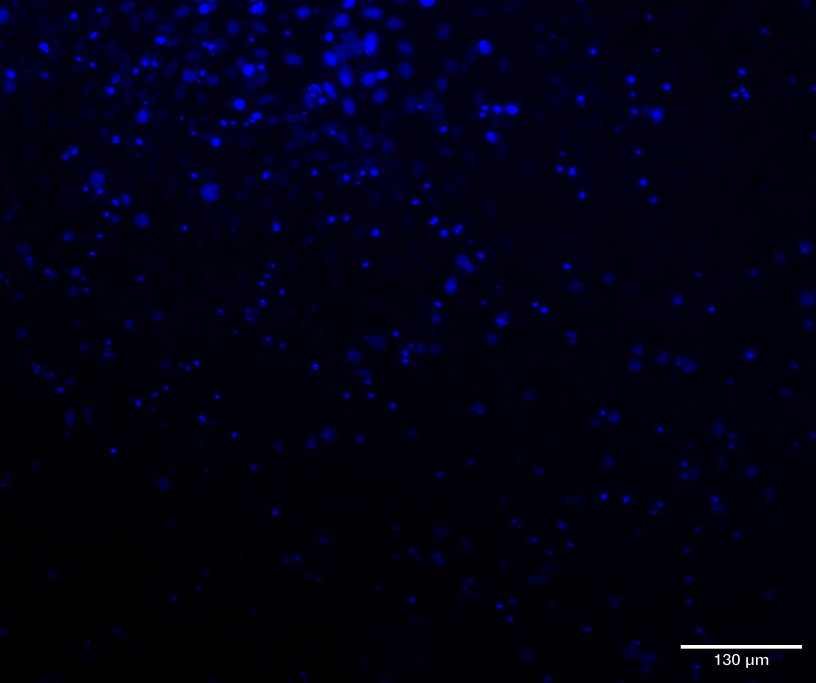
#> input picture HighContentScreeningLab/Images/G10_20x_C1_F1_T2_DAPI.jpg, 2448 x 2048 px (shown at 1/3 size); its folder holds 4 pictures in this run
$ python code1.py
#> lines starting #> are read from the running program, lines starting #| are printed output that depends on the picture; after the words box and inside, x2 and y2 are one past the last pixel; in counts of white or black regions, pixels touching at a corner belong together
import os
import numpy as np
import matplotlib.pyplot as plt
import seaborn as sns
from skimage import io, filters, measure, morphology
from skimage.filters import threshold_otsu
from skimage.filters.rank import entropy
from skimage.morphology import disk
from sklearn.ensemble import RandomForestClassifier
from sklearn.model_selection import train_test_split
from sklearn.metrics import confusion_matrix, classification_report, accuracy_score
import pandas as pd
from scipy.spatial.distance import pdist

np.random.seed(67)

def parse_filename(fname):
    """Extract metadata from filename: G{group}_{mag}_{well}_{field}_T{treatment number}_{channel}.jpg"""
    components = fname.replace('.jpg', '').split('_')
    treatment_id = components[4]
    print("Treatment_id: "+treatment_id)
    day_id = 1 if int(components[0][1])<=6 else 2
    return {
        'filename': fname,
        'group': components[0] if len(components) > 0 else 'Unknown',
        'treatment': treatment_id[1:] if treatment_id.startswith('T') else 'Unknown',
        'day': day_id
    }

def load_images(img_dir):
    """Load all images for specified channel"""
#> called with img_dir = './Images'
#> pass 3 of the loop in load_images, `for fname in os.listdir(img_dir):`:
#> the loop made 4 passes; the first 3 are shown
    feat_list = []
    meta_list = []
    # get unique names for _DAPI and _TRANS channels
    unique_base_names = set()
    count = 0
    for fname in os.listdir(img_dir):
        # remove the channel part to get unique base names
        base_name = "_".join(fname.split('_')[:-1])
        unique_base_names.add(base_name)
    print("Number of samples: " + str(len(unique_base_names)))
    for name in unique_base_names:
        print(str(count)+" processing DAPI and TRANS images for "+name)
        count += 1
        meta = parse_filename(name)
        # for DAPI
        fpath = os.path.join(img_dir, name + '_DAPI.jpg')
        try:
            dapi_img = io.imread(fpath)
#> dapi_img is the input picture: shape (2048, 2448, 3); mean R, G, B 0.7, 0.3, 18.4
            features_dapi = extract_features_DAPI(dapi_img)
        except Exception as e:
            print("Error loading DAPI image for {}: {}".format(name, e))
            continue
        # for TRANS

        fpath = os.path.join(img_dir, name + '_TRANS.jpg')
        try:
            trans_img = io.imread(fpath)
            features_trans = extract_features_TRANS(trans_img)
        except Exception as e:
            print("Error loading TRANS image for {}: {}".format(name, e))
            continue
        print("extracting features")
        print("finished extracting features appending meta")
        meta_list.append(meta)
        feat_list.append({**features_dapi, **features_trans})
        print("finished appending meta")
    return feat_list, meta_list

def extract_features_DAPI(img):
    """Extract 5 types of features: texture, morphology, intensity, spatial, edge"""
    if len(img.shape) == 3:
        img = np.mean(img, axis=2)
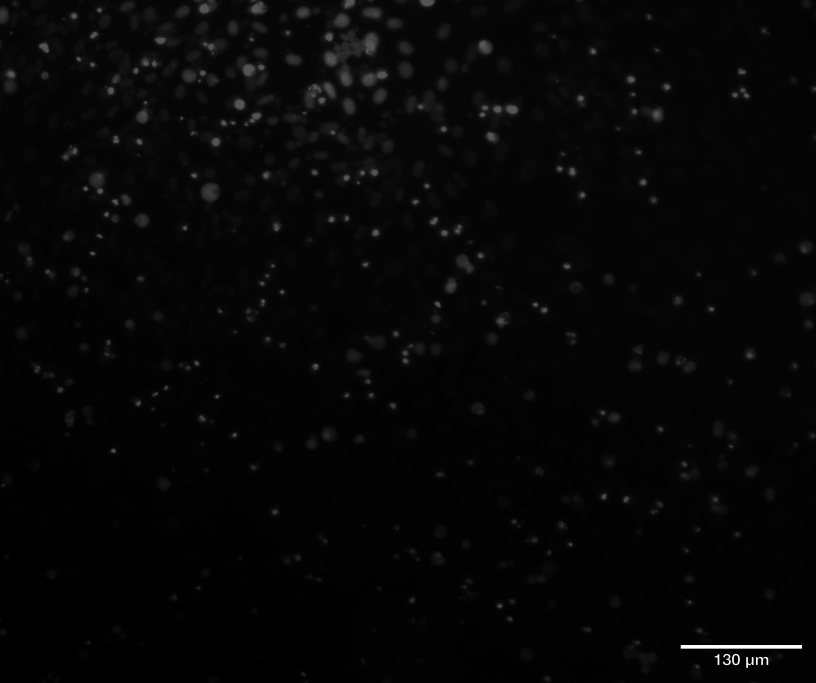
#> img: shape (2048, 2448) float64 (shown at 1/3 size); min 0, max 255, mean 6.5

    img = (img - np.min(img)) / (np.max(img) - np.min(img) + 1e-10)
    feat_dict = {}
    # TYPE 2: Morphology - shape and size of nuclei
    try:
        print("Beginning image proc")
        thresh_val = threshold_otsu(img)
#> thresh_val = 0.158
        binary_img = morphology.remove_small_objects(img > thresh_val, min_size=50)
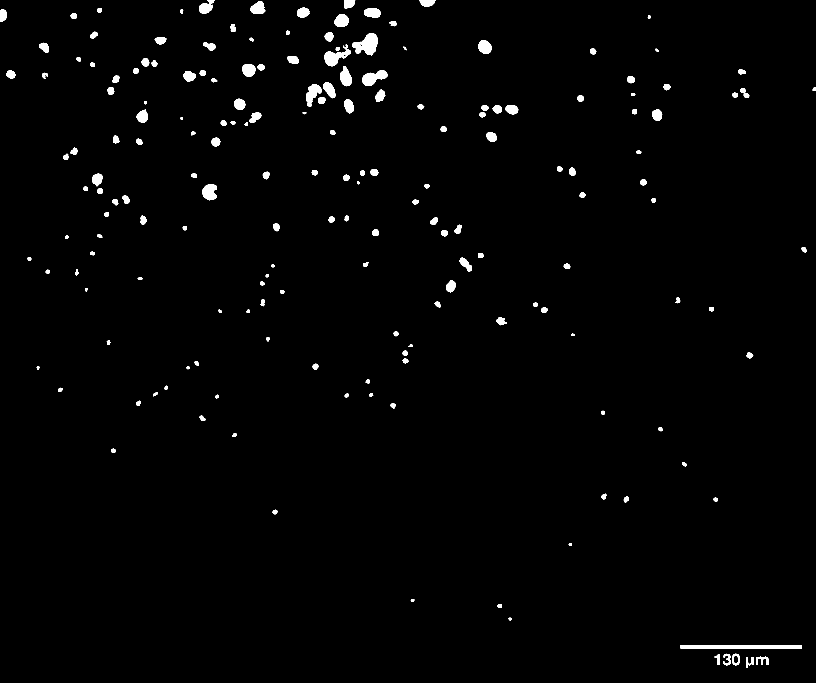
#> binary_img: shape (2048, 2448) bool (shown at 1/3 size); 1.4% white; 182 white regions
        regions = measure.regionprops(measure.label(binary_img))
#> regions = 182 regions; largest, box (x1, y1, x2, y2) and area: (2042, 1935, 2406, 1946) 4004, (1057, 99, 1133, 166) 3002, (973, 133, 1052, 199) 2133, (1086, 212, 1163, 258) 2046, (918, 252, 965, 320) 1655
        print("Finished Image process")
        if len(regions) > 0:
            feat_dict['mean_nucleus_area'] = np.mean([r.area for r in regions])
            feat_dict['std_nucleus_area'] = np.std([r.area for r in regions])
            # feat_dict['mean_solidity'] = np.mean([r.solidity for r in regions])
            feat_dict['mean_eccentricity'] = np.mean([r.eccentricity for r in regions])
            feat_dict['num_objects'] = len(regions)
        else:
            feat_dict['mean_nucleus_area'] = feat_dict['std_nucleus_area'] = 0
            feat_dict['mean_solidity'] = feat_dict['mean_eccentricity'] = 0
            feat_dict['num_objects'] = 0
    except:
        feat_dict['mean_nucleus_area'] = feat_dict['std_nucleus_area'] = 0
        feat_dict['mean_solidity'] = feat_dict['mean_eccentricity'] = 0
        feat_dict['num_objects'] = 0

    # TYPE 4: Spatial distribution - cell arrangement
    try:
        if feat_dict['num_objects'] > 2:
            centers = np.array([r.centroid for r in regions])
#> centers = 182 pairs, first value 7.96 to 1985.9, second value 8.88 to 2443.2
            dists = pdist(centers)
#> dists = 16471 values, max 2988.9 at index 1418, min 21.86 at index 9337, mean 977.2
#> in load_images, `features_dapi = extract_features_DAPI(dapi_img)`: features_dapi = {'mean_nucleus_area': 378.1, 'std_nucleus_area': 494, 'mean_eccentricity': 0.616, 'num_objects': 182, 'mean_nn_distance': 977.2, 'std_nn_distance': 544.5}
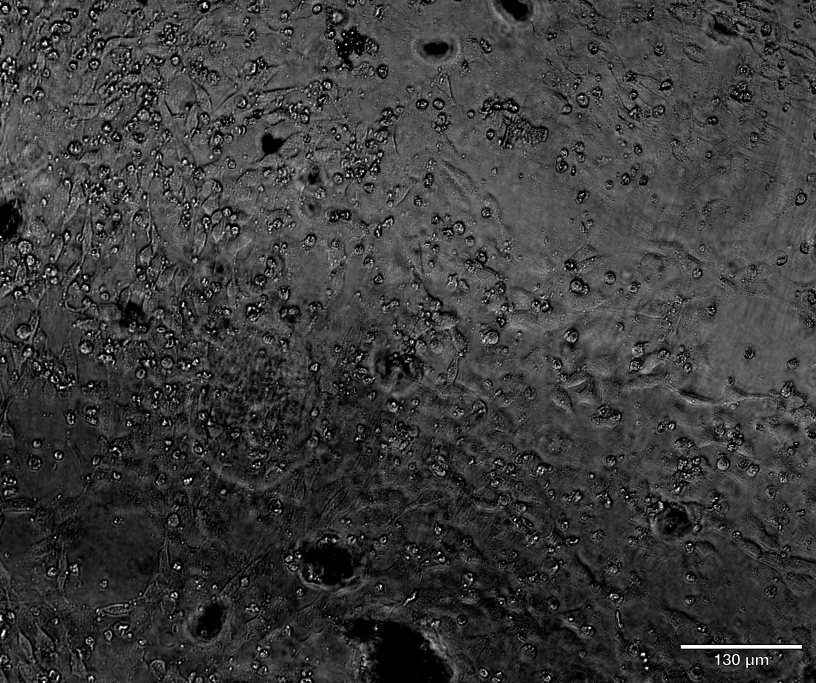
#> input picture HighContentScreeningLab/Images/G10_20x_C1_F1_T2_TRANS.jpg, 2448 x 2048 px (shown at 1/3 size)
#> in load_images, trans_img is the input picture: shape (2048, 2448, 3); min 0, max 255, mean 59.6
            feat_dict['mean_nn_distance'] = np.mean(dists)
            feat_dict['std_nn_distance'] = np.std(dists)
        else:
            feat_dict['mean_nn_distance'] = feat_dict['std_nn_distance'] = 0
    except:
        feat_dict['mean_nn_distance'] = feat_dict['std_nn_distance'] = 0

    return feat_dict

def extract_features_TRANS(img):
    """Extract 5 types of features: texture, morphology, intensity, spatial, edge"""
    if len(img.shape) == 3:
        img = np.mean(img, axis=2)

    img = (img - np.min(img)) / (np.max(img) - np.min(img) + 1e-10)
    feat_dict = {}

    # TYPE 3: Intensity - brightness characteristics
    feat_dict['mean_intensity'] = np.mean(img)

    # TYPE 5: Edges - nuclear boundaries
    edge_map = filters.sobel(img)
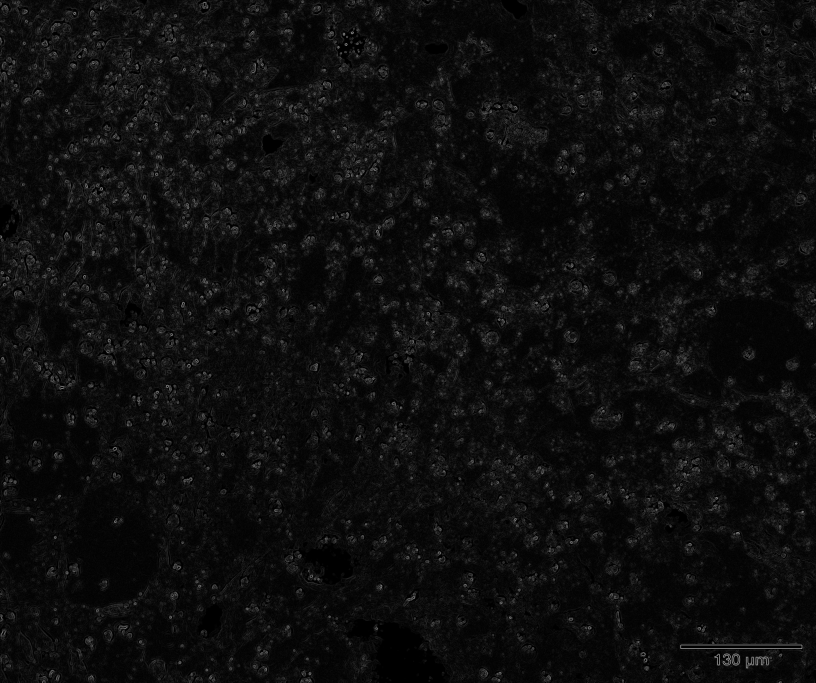
#> edge_map: shape (2048, 2448) float64 (shown at 1/3 size); min 0, max 0.762, mean 0.0558
    feat_dict['edge_mean'] = np.mean(edge_map)
    feat_dict['edge_std'] = np.std(edge_map)

    return feat_dict

def train_classifier(feature_matrix, labels, task_desc, out_dir, filenames, min_samples=2):
    """Train RandomForest classifier and save results"""
    label_counts = pd.Series(labels).value_counts()
    valid_labels = label_counts[label_counts >= min_samples].index
    label_mask = pd.Series(labels).isin(valid_labels)
    feature_matrix, labels = feature_matrix[label_mask], labels[label_mask]

    X_tr, X_te, y_tr, y_te = train_test_split(
        feature_matrix, labels, test_size=0.2, random_state=42, stratify=labels
    )

    model = RandomForestClassifier(n_estimators=100, max_depth=10, random_state=42, n_jobs=-1)
    model.fit(X_tr, y_tr)
    predictions = model.predict(X_te)
    accuracy = accuracy_score(y_te, predictions)

    # Feature importance plot
    importance_df = pd.DataFrame({'feature': feature_matrix.columns, 'importance': model.feature_importances_})
    importance_df = importance_df.sort_values('importance', ascending=False)

    num_feat = min(len(importance_df), 20)
    plt.figure(figsize=(10, max(6, num_feat * 0.4)))
    plt.barh(range(num_feat), importance_df.head(num_feat)['importance'])
    plt.yticks(range(num_feat), importance_df.head(num_feat)['feature'])
    plt.xlabel('Importance')
    plt.title(f'Feature Importance - {task_desc}')
    plt.gca().invert_yaxis()
    plt.tight_layout()
    plt.savefig(os.path.join(out_dir, f"importance_{task_desc.lower().replace(' ', '_')}.png"), dpi=300)
    plt.close()

    # Confusion matrix plot
    conf_mat = confusion_matrix(y_te, predictions)
    conf_mat_norm = conf_mat.astype('float') / (conf_mat.sum(axis=1)[:, np.newaxis] + 1e-10)
    plt.figure(figsize=(8, 6))
    sns.heatmap(conf_mat_norm, annot=True, fmt='.2f', cmap='Blues',
                xticklabels=sorted(valid_labels), yticklabels=sorted(valid_labels))
    plt.ylabel('True')
    plt.xlabel('Predicted')
    plt.title(f'Confusion Matrix - {task_desc}')
    plt.tight_layout()
    plt.savefig(os.path.join(out_dir, f"confusion_{task_desc.lower().replace(' ', '_')}.png"), dpi=300)
    plt.close()

    # Save misclassifications
    errors_df = pd.DataFrame({
        'filename': [filenames[y_te.index[i]] for i in range(len(y_te)) if y_te.iloc[i] != predictions[i]],
        'true': [y_te.iloc[i] for i in range(len(y_te)) if y_te.iloc[i] != predictions[i]],
        'predicted': [predictions[i] for i in range(len(y_te)) if y_te.iloc[i] != predictions[i]]
    })
    if len(errors_df) > 0:
        errors_df.to_csv(os.path.join(out_dir, f"misclass_{task_desc.lower().replace(' ', '_')}.csv"), index=False)

    return accuracy

def main():
    img_dir = "./Images"
    out_dir = "./results"
    os.makedirs(out_dir, exist_ok=True)

    feat_list, meta_list = load_images(img_dir)
#> in load_images, `features_trans = extract_features_TRANS(trans_img)`: features_trans = {'mean_intensity': 0.234, 'edge_mean': 0.0558, 'edge_std': 0.054}
#> pass 3 of the loop in load_images, `for name in unique_base_names:`:
#> count = 3
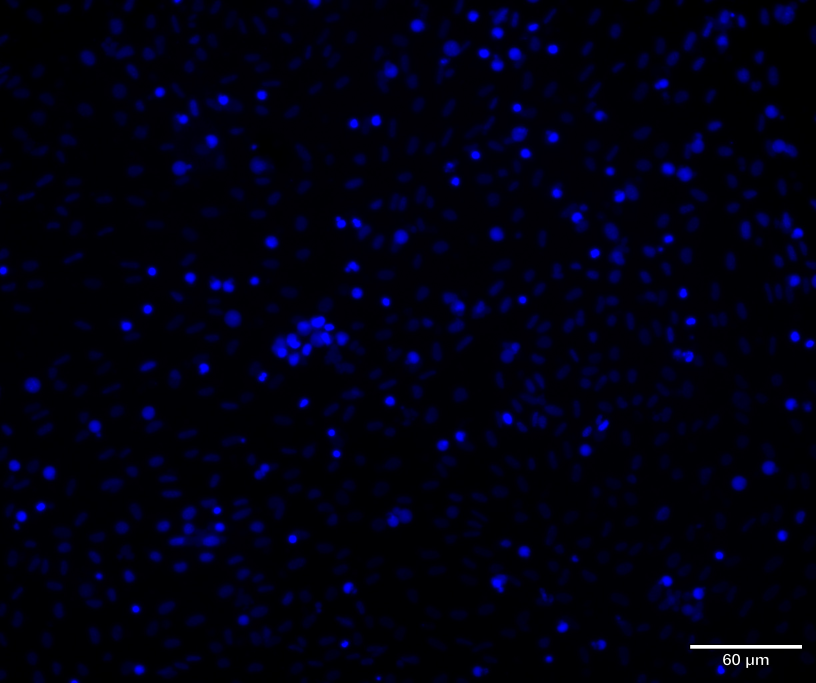
#> input picture HighContentScreeningLab/Images/G10_20x_B2_F1_T5_DAPI.jpg, 2448 x 2048 px (shown at 1/3 size)
#> in load_images, dapi_img is the input picture: shape (2048, 2448, 3); mean R, G, B 0.6, 0.3, 16.8
#> in extract_features_DAPI (call 2), `img = np.mean(img, axis=2)`:
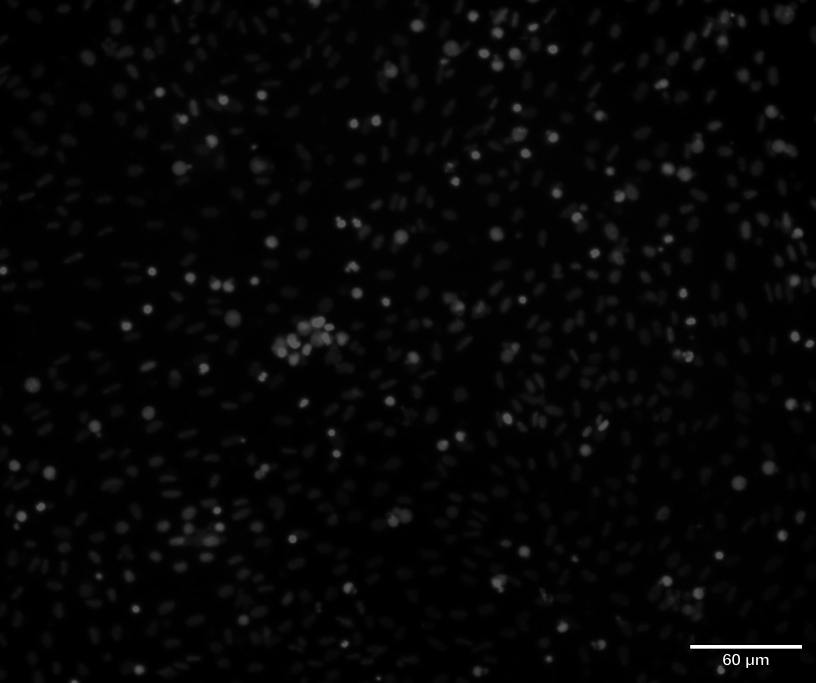
#> img: shape (2048, 2448) float64 (shown at 1/3 size); min 0, max 255, mean 5.9
#> thresh_val = 0.131
#> in extract_features_DAPI (call 2), `binary_img = morphology.remove_small_objects(img > thresh_val, min_siz..`:
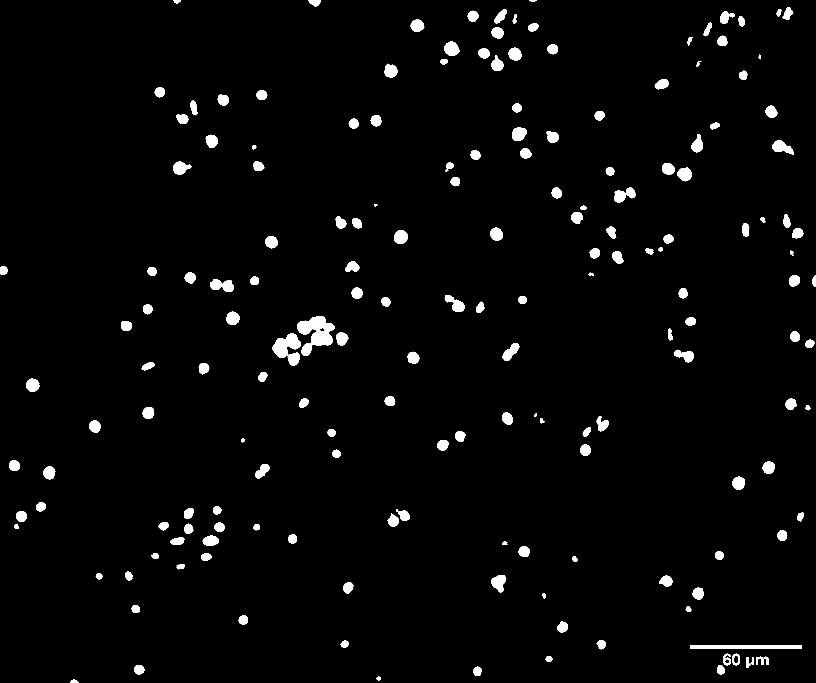
#> binary_img: shape (2048, 2448) bool (shown at 1/3 size); 2.6% white; 176 white regions
#> regions = 176 regions; largest, box (x1, y1, x2, y2) and area: (892, 948, 1004, 1068) 6899, (2070, 1935, 2406, 1946) 3696, (817, 1001, 903, 1074) 3550, (631, 837, 702, 876) 1830, (1843, 562, 1908, 608) 1671
#> centers = 176 pairs, first value 1.58 to 2043.7, second value 10.01 to 2442.8
#> dists = 15400 values, max 2932.1 at index 693, min 25.88 at index 13448, mean 1154.8
#> features_dapi = {'mean_nucleus_area': 752.4, 'std_nucleus_area': 666.1, 'mean_eccentricity': 0.576, 'num_objects': 176, 'mean_nn_distance': 1154.8, 'std_nn_distance': 559.9}
#> feat_list = 1 item; meta_list = 1 item

    feat_df = pd.DataFrame(feat_list)
#> feat_df = table of 1 rows and 9 columns
    meta_df = pd.DataFrame(meta_list)
#> meta_df = table of 1 rows and 4 columns

    combined_df = pd.concat([meta_df, feat_df], axis=1)
#> combined_df = table of 1 rows and 13 columns
    combined_df.to_csv(os.path.join(out_dir, "features.csv"), index=False)

    filenames = os.listdir(img_dir)
    acc_treatment = train_classifier(feat_df, meta_df['treatment'], 'Treatment Prediction', out_dir, filenames)
    acc_group = train_classifier(feat_df, meta_df['group'], 'Group Prediction', out_dir, filenames)
    acc_day = train_classifier(feat_df, meta_df['day'], 'Day Prediction', out_dir, filenames)

if __name__ == "__main__":
#> (the run stopped early here; a loop or call above may not have finished)
